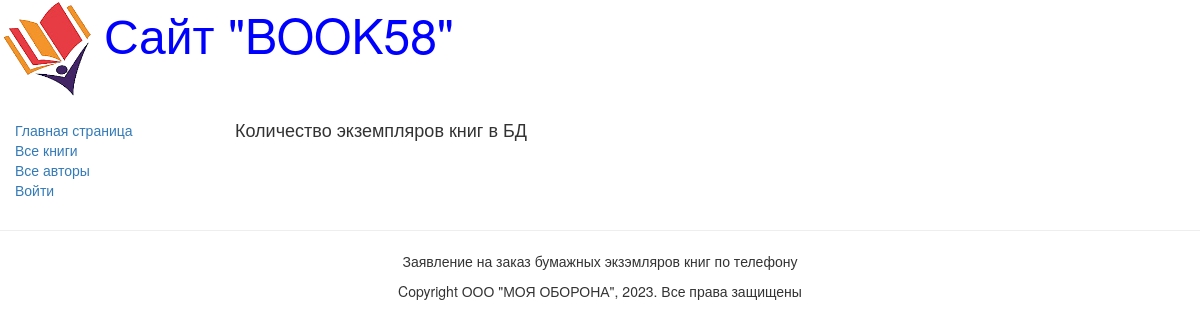
/status_books/, run on an earlier commit of the app's database.
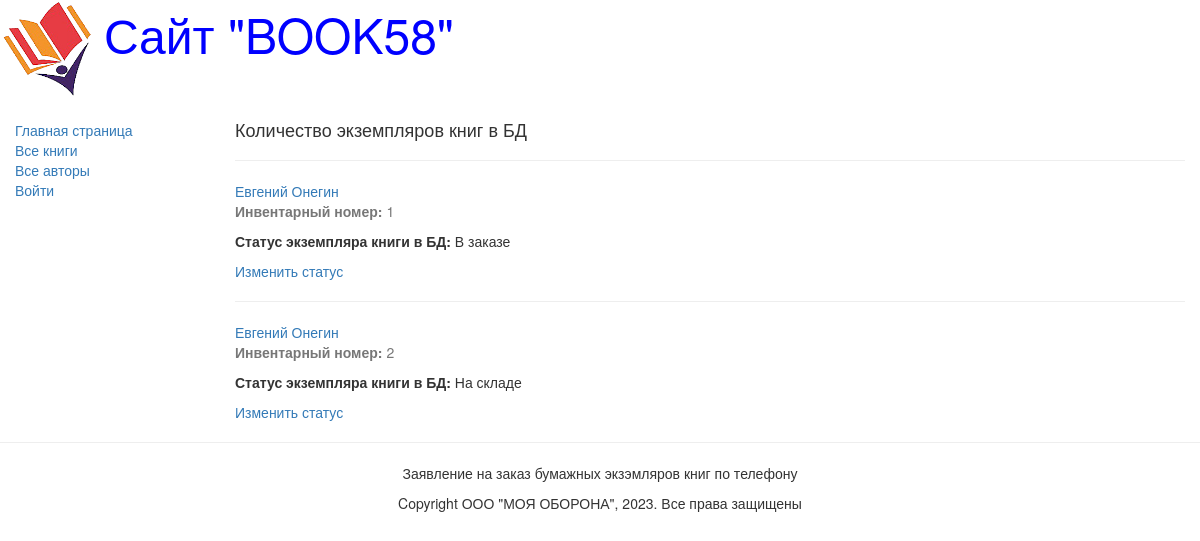
And on a later commit of the database.
### catalog/models.py (models this page shows, shortened)
class BookInstance(models.Model):
    book=models.ForeignKey('Book', on_delete=models.CASCADE, null=True, verbose_name="Книга")
    inv_num = models.CharField(max_length=20, null=True, help_text="Введите инвентарный номер экземпляра", verbose_name="Инвентарный номер")
    imprint = models.CharField(max_length=200,help_text="Введите издательство и год выпуска", verbose_name="Издательство")
    status = models.ForeignKey('Status', on_delete=models.CASCADE,help_text="Введите статус экземпляра", verbose_name="Статус экземпляра")
    due_back = models.DateField(null=True, blank=True, help_text="Введите дату окончания статуса", verbose_name="Дата окончания статуса")
    borrower = models.ForeignKey(User, on_delete=models.SET_NULL,null=True, blank=True,verbose_name="Заказчик", help_text="Выберите заказчика книги")
    adress = models.ForeignKey('Adress', on_delete=models.CASCADE, help_text="Адрес магазина", verbose_name="Адрес магазина")

class Book(models.Model):
    title = models.CharField(max_length=200, help_text="Название книги", verbose_name="Название книги")
    genre = models.ForeignKey('Genre', on_delete=models.CASCADE, help_text="Выберите жанр книги", verbose_name="Жанр книги", null=True)
    language = models.ForeignKey('Language', on_delete=models.CASCADE, help_text="Выберите язык книги", verbose_name="Язык книги", null=True)
    author = models.ManyToManyField('Author', help_text="Выберите автора книги", verbose_name="Автор книги")
    summary = models.TextField(max_length=1000, help_text="Введите краткое описание книги", verbose_name="Краткое описание книги")
    isbn = models.CharField(max_length=13, help_text="Должно содержать 13 символов", verbose_name="ISBN книги")
    file = models.FileField(upload_to='books/')
    price = models.CharField(max_length=20, null=True,help_text="Введите цену", verbose_name="Цена")
    def display_author(self):
        return ', '.join([author.last_name for author in self.author.all()])
    display_author.short_description = 'Авторы'
    def get_absolute_url(self):
        return reverse('book-detail', args=[str(self.id)])

class Status(models.Model):
    name=models.CharField(max_length=20, help_text="Введите статус экземпляра книги", verbose_name="Статус экземпляра книги")

### catalog/views.py (the view)
# urls.py: url(r'^status_books/$', views.book_status.as_view(), name='status_book'),
class book_status(generic.ListView):
    model = Book
    template_name = 'catalog/book_status.html'
    fields = '__all__'
    success_url = reverse_lazy('books')
    paginate_by = 2

### templates/catalog/book_status.html (shortened to what this page needs)
{% extends "base_generic.html" %}
{% block content %}
<div style="margin-left:20px;margin-top:20px">
    <h4>Количество экземпляров книг в БД</h4>
    {% for book in book_list %}
    {% for copy in book.bookinstance_set.all %}
       <hr>
       <a href="{{ book.get_absolute_url }}">{{book.title}}</a>
       <p class="text-muted"><strong>Инвентарный номер:</strong> {{copy.inv_num}}</p>
       <p><strong>Статус экземпляра книги в БД:</strong> {{copy.status.name}}</p>
    <a href="{% url 'edit_field' pk=copy.id %}">Изменить статус</a>
    {% endfor %}
    {% endfor %}
  </div>
{% endblock %}

### templates/base_generic.html (shortened to what this page needs)
<!DOCTYPE html>
<html lang="en">
<head>
    <link rel="stylesheet" href="https://maxcdn.bootstrapcdn.com/bootstrap/3.3.7/css/bootstrap.min.css">
    {% load static %}
    <link rel="stylesheet" href="{% static 'css/styles.css' %}">
  {% block head %}
      <img src="{% static 'images/logotip.png' %}"
      style="width:100px; height:100px;"  align="absmiddle">
      <font size=7, color="blue">Сайт "BOOK58"</font>
  {% endblock %}
</head>
<body>
  <div class="container-fluid">
    <div class="row">
      <div class="col-sm-2">
      {% block sidebar %}
      <ul class="sidebar-nav" type="none">
          <li><a href="{% url 'index' %}">Главная страница</a></li>
          <li><a href="{% url 'books' %}">Все книги</a></li>
          <li><a href="{% url 'authors' %}">Все авторы</a></li>
              {%if user.is_authenticated %}
                <li><a href="{% url 'my-books' %}">Мои книги</a> </li>
                {%if user.is_staff %}
                    <li><a href="{% url 'authoradd'%}?next={{request.path}}">Добавить автора</a> </li>
                    <li><a href="{% url 'book_create'%}?next={{request.path}}">Добавить книгу</a> </li>
                    <li><a href="{% url 'status_book'%}?next={{request.path}}">Экзэмпляры книг</a> </li>
                {%endif %}
                <li>Пользователь: {{ user.get_username }}</li>
                <li><a href="{% url 'logout'%}?next={{request.path}}">Выйти</a> </li>
              {%else%}
                <li><a href="{% url 'login'%}?next={{request.path}}">Войти</a> </li>
              {%endif%}
      </ul>
      {% endblock %}
      </div>
      <div class="col-sm-10 ">
        {% block content %}{% endblock %}
      </div>
    </div>
  </div>
  {% block footer %}
          <hr width=100% color="black">
         {% block copyright %}
        <p align="center">Заявление на заказ бумажных экзэмляров книг по телефону</p>
       <p align="center">Copyright ООО "МОЯ ОБОРОНА", 2023. Все права защищены</p>
         {% endblock %}
  {% endblock %}
</body>
</html>

### static/css/styles.css (style rules this page uses)
.sidebar-nav { margin-top: 20px; padding: 0; list-style: none; }

What changed in the data, as far as the page shows it:
added Book: title "Евгений Онегин"
added BookInstance: inv_num "1", status.name "В заказе"
added BookInstance: inv_num "2", status.name "На складе"
